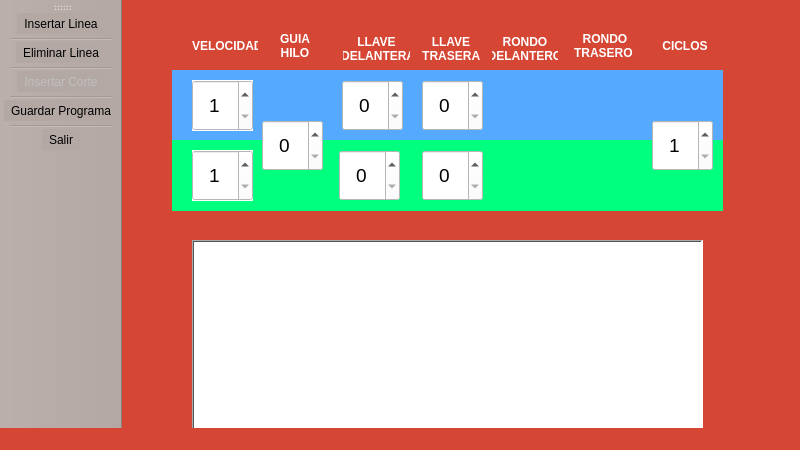
<?xml version="1.0" encoding="UTF-8"?>
<ui version="4.0">
 <class>moduloProgramacion</class>
 <widget class="QMainWindow" name="moduloProgramacion">
  <property name="geometry">
   <rect>
    <x>0</x>
    <y>0</y>
    <width>800</width>
    <height>450</height>
   </rect>
  </property>
  <property name="windowTitle">
   <string>MainWindow</string>
  </property>
  <property name="styleSheet">
   <string notr="true">background-color: rgb(214, 70, 53);</string>
  </property>
  <widget class="QWidget" name="centralwidget">
   <widget class="QWidget" name="widget" native="true">
    <property name="geometry">
     <rect>
      <x>50</x>
      <y>70</y>
      <width>551</width>
      <height>71</height>
     </rect>
    </property>
    <property name="styleSheet">
     <string notr="true">background-color: rgb(85, 170, 255);
border-color: rgb(0, 0, 0);</string>
    </property>
    <widget class="QSpinBox" name="spinBox">
     <property name="geometry">
      <rect>
       <x>20</x>
       <y>10</y>
       <width>61</width>
       <height>51</height>
      </rect>
     </property>
     <property name="sizePolicy">
      <sizepolicy hsizetype="Minimum" vsizetype="Fixed">
       <horstretch>0</horstretch>
       <verstretch>0</verstretch>
      </sizepolicy>
     </property>
     <property name="minimumSize">
      <size>
       <width>51</width>
       <height>41</height>
      </size>
     </property>
     <property name="maximumSize">
      <size>
       <width>16777215</width>
       <height>16777215</height>
      </size>
     </property>
     <property name="font">
      <font>
       <pointsize>14</pointsize>
      </font>
     </property>
     <property name="layoutDirection">
      <enum>Qt::LeftToRight</enum>
     </property>
     <property name="autoFillBackground">
      <bool>true</bool>
     </property>
     <property name="styleSheet">
      <string notr="true">background-color: rgb(255, 255, 255);</string>
     </property>
     <property name="wrapping">
      <bool>false</bool>
     </property>
     <property name="frame">
      <bool>true</bool>
     </property>
     <property name="alignment">
      <set>Qt::AlignCenter</set>
     </property>
     <property name="readOnly">
      <bool>false</bool>
     </property>
     <property name="buttonSymbols">
      <enum>QAbstractSpinBox::UpDownArrows</enum>
     </property>
     <property name="correctionMode">
      <enum>QAbstractSpinBox::CorrectToPreviousValue</enum>
     </property>
     <property name="keyboardTracking">
      <bool>true</bool>
     </property>
     <property name="minimum">
      <number>1</number>
     </property>
     <property name="maximum">
      <number>7</number>
     </property>
     <property name="displayIntegerBase" stdset="0">
      <number>10</number>
     </property>
    </widget>
    <widget class="QSpinBox" name="spinBox_7">
     <property name="geometry">
      <rect>
       <x>250</x>
       <y>10</y>
       <width>61</width>
       <height>51</height>
      </rect>
     </property>
     <property name="sizePolicy">
      <sizepolicy hsizetype="Minimum" vsizetype="Fixed">
       <horstretch>0</horstretch>
       <verstretch>0</verstretch>
      </sizepolicy>
     </property>
     <property name="minimumSize">
      <size>
       <width>51</width>
       <height>41</height>
      </size>
     </property>
     <property name="maximumSize">
      <size>
       <width>16777215</width>
       <height>16777215</height>
      </size>
     </property>
     <property name="font">
      <font>
       <pointsize>14</pointsize>
      </font>
     </property>
     <property name="layoutDirection">
      <enum>Qt::LeftToRight</enum>
     </property>
     <property name="autoFillBackground">
      <bool>false</bool>
     </property>
     <property name="styleSheet">
      <string notr="true">background-color: rgb(255, 255, 255);</string>
     </property>
     <property name="wrapping">
      <bool>false</bool>
     </property>
     <property name="frame">
      <bool>true</bool>
     </property>
     <property name="alignment">
      <set>Qt::AlignCenter</set>
     </property>
     <property name="readOnly">
      <bool>false</bool>
     </property>
     <property name="buttonSymbols">
      <enum>QAbstractSpinBox::UpDownArrows</enum>
     </property>
     <property name="correctionMode">
      <enum>QAbstractSpinBox::CorrectToPreviousValue</enum>
     </property>
     <property name="keyboardTracking">
      <bool>true</bool>
     </property>
     <property name="minimum">
      <number>0</number>
     </property>
     <property name="maximum">
      <number>1</number>
     </property>
     <property name="displayIntegerBase" stdset="0">
      <number>10</number>
     </property>
    </widget>
    <widget class="QSpinBox" name="spinBox_5">
     <property name="geometry">
      <rect>
       <x>170</x>
       <y>10</y>
       <width>61</width>
       <height>51</height>
      </rect>
     </property>
     <property name="sizePolicy">
      <sizepolicy hsizetype="Minimum" vsizetype="Fixed">
       <horstretch>0</horstretch>
       <verstretch>0</verstretch>
      </sizepolicy>
     </property>
     <property name="minimumSize">
      <size>
       <width>51</width>
       <height>41</height>
      </size>
     </property>
     <property name="maximumSize">
      <size>
       <width>16777215</width>
       <height>16777215</height>
      </size>
     </property>
     <property name="font">
      <font>
       <pointsize>14</pointsize>
      </font>
     </property>
     <property name="layoutDirection">
      <enum>Qt::LeftToRight</enum>
     </property>
     <property name="autoFillBackground">
      <bool>false</bool>
     </property>
     <property name="styleSheet">
      <string notr="true">background-color: rgb(255, 255, 255);</string>
     </property>
     <property name="wrapping">
      <bool>false</bool>
     </property>
     <property name="frame">
      <bool>true</bool>
     </property>
     <property name="alignment">
      <set>Qt::AlignCenter</set>
     </property>
     <property name="readOnly">
      <bool>false</bool>
     </property>
     <property name="buttonSymbols">
      <enum>QAbstractSpinBox::UpDownArrows</enum>
     </property>
     <property name="correctionMode">
      <enum>QAbstractSpinBox::CorrectToPreviousValue</enum>
     </property>
     <property name="keyboardTracking">
      <bool>true</bool>
     </property>
     <property name="minimum">
      <number>0</number>
     </property>
     <property name="maximum">
      <number>1</number>
     </property>
     <property name="displayIntegerBase" stdset="0">
      <number>10</number>
     </property>
    </widget>
    <zorder>spinBox_7</zorder>
    <zorder>spinBox_5</zorder>
    <zorder>spinBox</zorder>
   </widget>
   <widget class="QWidget" name="widget_2" native="true">
    <property name="geometry">
     <rect>
      <x>50</x>
      <y>140</y>
      <width>551</width>
      <height>71</height>
     </rect>
    </property>
    <property name="styleSheet">
     <string notr="true">background-color: rgb(0, 255, 127);
border-color: rgb(0, 0, 0);</string>
    </property>
    <widget class="QSpinBox" name="spinBox_6">
     <property name="geometry">
      <rect>
       <x>167</x>
       <y>10</y>
       <width>61</width>
       <height>51</height>
      </rect>
     </property>
     <property name="sizePolicy">
      <sizepolicy hsizetype="Minimum" vsizetype="Fixed">
       <horstretch>0</horstretch>
       <verstretch>0</verstretch>
      </sizepolicy>
     </property>
     <property name="minimumSize">
      <size>
       <width>51</width>
       <height>41</height>
      </size>
     </property>
     <property name="maximumSize">
      <size>
       <width>16777215</width>
       <height>16777215</height>
      </size>
     </property>
     <property name="font">
      <font>
       <pointsize>14</pointsize>
      </font>
     </property>
     <property name="layoutDirection">
      <enum>Qt::LeftToRight</enum>
     </property>
     <property name="autoFillBackground">
      <bool>false</bool>
     </property>
     <property name="styleSheet">
      <string notr="true">background-color: rgb(255, 255, 255);</string>
     </property>
     <property name="wrapping">
      <bool>false</bool>
     </property>
     <property name="frame">
      <bool>true</bool>
     </property>
     <property name="alignment">
      <set>Qt::AlignCenter</set>
     </property>
     <property name="readOnly">
      <bool>false</bool>
     </property>
     <property name="buttonSymbols">
      <enum>QAbstractSpinBox::UpDownArrows</enum>
     </property>
     <property name="correctionMode">
      <enum>QAbstractSpinBox::CorrectToPreviousValue</enum>
     </property>
     <property name="keyboardTracking">
      <bool>true</bool>
     </property>
     <property name="minimum">
      <number>0</number>
     </property>
     <property name="maximum">
      <number>1</number>
     </property>
     <property name="displayIntegerBase" stdset="0">
      <number>10</number>
     </property>
    </widget>
    <widget class="QSpinBox" name="spinBox_8">
     <property name="geometry">
      <rect>
       <x>250</x>
       <y>10</y>
       <width>61</width>
       <height>51</height>
      </rect>
     </property>
     <property name="sizePolicy">
      <sizepolicy hsizetype="Minimum" vsizetype="Fixed">
       <horstretch>0</horstretch>
       <verstretch>0</verstretch>
      </sizepolicy>
     </property>
     <property name="minimumSize">
      <size>
       <width>51</width>
       <height>41</height>
      </size>
     </property>
     <property name="maximumSize">
      <size>
       <width>16777215</width>
       <height>16777215</height>
      </size>
     </property>
     <property name="font">
      <font>
       <pointsize>14</pointsize>
      </font>
     </property>
     <property name="layoutDirection">
      <enum>Qt::LeftToRight</enum>
     </property>
     <property name="autoFillBackground">
      <bool>false</bool>
     </property>
     <property name="styleSheet">
      <string notr="true">background-color: rgb(255, 255, 255);</string>
     </property>
     <property name="wrapping">
      <bool>false</bool>
     </property>
     <property name="frame">
      <bool>true</bool>
     </property>
     <property name="alignment">
      <set>Qt::AlignCenter</set>
     </property>
     <property name="readOnly">
      <bool>false</bool>
     </property>
     <property name="buttonSymbols">
      <enum>QAbstractSpinBox::UpDownArrows</enum>
     </property>
     <property name="correctionMode">
      <enum>QAbstractSpinBox::CorrectToPreviousValue</enum>
     </property>
     <property name="keyboardTracking">
      <bool>true</bool>
     </property>
     <property name="minimum">
      <number>0</number>
     </property>
     <property name="maximum">
      <number>1</number>
     </property>
     <property name="displayIntegerBase" stdset="0">
      <number>10</number>
     </property>
    </widget>
    <widget class="QSpinBox" name="spinBox_2">
     <property name="geometry">
      <rect>
       <x>20</x>
       <y>10</y>
       <width>61</width>
       <height>51</height>
      </rect>
     </property>
     <property name="sizePolicy">
      <sizepolicy hsizetype="Minimum" vsizetype="Fixed">
       <horstretch>0</horstretch>
       <verstretch>0</verstretch>
      </sizepolicy>
     </property>
     <property name="minimumSize">
      <size>
       <width>51</width>
       <height>41</height>
      </size>
     </property>
     <property name="maximumSize">
      <size>
       <width>16777215</width>
       <height>16777215</height>
      </size>
     </property>
     <property name="font">
      <font>
       <pointsize>14</pointsize>
      </font>
     </property>
     <property name="layoutDirection">
      <enum>Qt::LeftToRight</enum>
     </property>
     <property name="autoFillBackground">
      <bool>true</bool>
     </property>
     <property name="styleSheet">
      <string notr="true">background-color: rgb(255, 255, 255);</string>
     </property>
     <property name="wrapping">
      <bool>false</bool>
     </property>
     <property name="frame">
      <bool>true</bool>
     </property>
     <property name="alignment">
      <set>Qt::AlignCenter</set>
     </property>
     <property name="readOnly">
      <bool>false</bool>
     </property>
     <property name="buttonSymbols">
      <enum>QAbstractSpinBox::UpDownArrows</enum>
     </property>
     <property name="correctionMode">
      <enum>QAbstractSpinBox::CorrectToPreviousValue</enum>
     </property>
     <property name="keyboardTracking">
      <bool>true</bool>
     </property>
     <property name="minimum">
      <number>1</number>
     </property>
     <property name="maximum">
      <number>7</number>
     </property>
     <property name="displayIntegerBase" stdset="0">
      <number>10</number>
     </property>
    </widget>
    <zorder>spinBox_2</zorder>
    <zorder>spinBox_6</zorder>
    <zorder>spinBox_8</zorder>
   </widget>
   <widget class="QSpinBox" name="spinBox_3">
    <property name="geometry">
     <rect>
      <x>140</x>
      <y>120</y>
      <width>61</width>
      <height>51</height>
     </rect>
    </property>
    <property name="sizePolicy">
     <sizepolicy hsizetype="Minimum" vsizetype="Fixed">
      <horstretch>0</horstretch>
      <verstretch>0</verstretch>
     </sizepolicy>
    </property>
    <property name="minimumSize">
     <size>
      <width>51</width>
      <height>41</height>
     </size>
    </property>
    <property name="maximumSize">
     <size>
      <width>16777215</width>
      <height>16777215</height>
     </size>
    </property>
    <property name="font">
     <font>
      <pointsize>14</pointsize>
     </font>
    </property>
    <property name="layoutDirection">
     <enum>Qt::LeftToRight</enum>
    </property>
    <property name="autoFillBackground">
     <bool>false</bool>
    </property>
    <property name="styleSheet">
     <string notr="true">background-color: rgb(255, 255, 255);</string>
    </property>
    <property name="wrapping">
     <bool>false</bool>
    </property>
    <property name="frame">
     <bool>true</bool>
    </property>
    <property name="alignment">
     <set>Qt::AlignCenter</set>
    </property>
    <property name="readOnly">
     <bool>false</bool>
    </property>
    <property name="buttonSymbols">
     <enum>QAbstractSpinBox::UpDownArrows</enum>
    </property>
    <property name="correctionMode">
     <enum>QAbstractSpinBox::CorrectToPreviousValue</enum>
    </property>
    <property name="keyboardTracking">
     <bool>true</bool>
    </property>
    <property name="minimum">
     <number>0</number>
    </property>
    <property name="maximum">
     <number>4</number>
    </property>
    <property name="displayIntegerBase" stdset="0">
     <number>10</number>
    </property>
   </widget>
   <widget class="QSpinBox" name="spinBox_17">
    <property name="geometry">
     <rect>
      <x>530</x>
      <y>120</y>
      <width>61</width>
      <height>51</height>
     </rect>
    </property>
    <property name="sizePolicy">
     <sizepolicy hsizetype="Minimum" vsizetype="Fixed">
      <horstretch>0</horstretch>
      <verstretch>0</verstretch>
     </sizepolicy>
    </property>
    <property name="minimumSize">
     <size>
      <width>51</width>
      <height>41</height>
     </size>
    </property>
    <property name="maximumSize">
     <size>
      <width>16777215</width>
      <height>16777215</height>
     </size>
    </property>
    <property name="font">
     <font>
      <pointsize>14</pointsize>
     </font>
    </property>
    <property name="layoutDirection">
     <enum>Qt::LeftToRight</enum>
    </property>
    <property name="autoFillBackground">
     <bool>false</bool>
    </property>
    <property name="styleSheet">
     <string notr="true">background-color: rgb(255, 255, 255);</string>
    </property>
    <property name="wrapping">
     <bool>false</bool>
    </property>
    <property name="frame">
     <bool>true</bool>
    </property>
    <property name="alignment">
     <set>Qt::AlignCenter</set>
    </property>
    <property name="readOnly">
     <bool>false</bool>
    </property>
    <property name="buttonSymbols">
     <enum>QAbstractSpinBox::UpDownArrows</enum>
    </property>
    <property name="correctionMode">
     <enum>QAbstractSpinBox::CorrectToPreviousValue</enum>
    </property>
    <property name="keyboardTracking">
     <bool>true</bool>
    </property>
    <property name="minimum">
     <number>1</number>
    </property>
    <property name="maximum">
     <number>100</number>
    </property>
    <property name="displayIntegerBase" stdset="0">
     <number>10</number>
    </property>
   </widget>
   <widget class="QTableWidget" name="tableWidget">
    <property name="geometry">
     <rect>
      <x>70</x>
      <y>240</y>
      <width>511</width>
      <height>221</height>
     </rect>
    </property>
    <property name="styleSheet">
     <string notr="true">background-color: rgb(255, 255, 255);</string>
    </property>
    <property name="inputMethodHints">
     <set>Qt::ImhDigitsOnly</set>
    </property>
    <property name="frameShape">
     <enum>QFrame::WinPanel</enum>
    </property>
    <property name="frameShadow">
     <enum>QFrame::Sunken</enum>
    </property>
    <property name="lineWidth">
     <number>0</number>
    </property>
    <property name="horizontalScrollBarPolicy">
     <enum>Qt::ScrollBarAlwaysOff</enum>
    </property>
    <property name="editTriggers">
     <set>QAbstractItemView::AnyKeyPressed|QAbstractItemView::CurrentChanged|QAbstractItemView::EditKeyPressed</set>
    </property>
    <property name="alternatingRowColors">
     <bool>true</bool>
    </property>
    <property name="selectionBehavior">
     <enum>QAbstractItemView::SelectRows</enum>
    </property>
    <property name="textElideMode">
     <enum>Qt::ElideMiddle</enum>
    </property>
    <attribute name="horizontalHeaderVisible">
     <bool>false</bool>
    </attribute>
    <attribute name="horizontalHeaderDefaultSectionSize">
     <number>70</number>
    </attribute>
    <column>
     <property name="text">
      <string>VELOCIDAD</string>
     </property>
     <property name="textAlignment">
      <set>AlignHCenter|AlignVCenter|AlignCenter</set>
     </property>
    </column>
    <column>
     <property name="text">
      <string>GUIA HILO</string>
     </property>
     <property name="textAlignment">
      <set>AlignHCenter|AlignVCenter|AlignCenter</set>
     </property>
    </column>
    <column>
     <property name="text">
      <string>LLAVE DELANTERA</string>
     </property>
     <property name="textAlignment">
      <set>AlignHCenter|AlignVCenter|AlignCenter</set>
     </property>
    </column>
    <column>
     <property name="text">
      <string>LLAVE TRASERA</string>
     </property>
     <property name="textAlignment">
      <set>AlignHCenter|AlignVCenter|AlignCenter</set>
     </property>
    </column>
    <column>
     <property name="text">
      <string>RONDO IZQUIERDO</string>
     </property>
     <property name="textAlignment">
      <set>AlignHCenter|AlignVCenter|AlignCenter</set>
     </property>
    </column>
    <column>
     <property name="text">
      <string>RONDO DERECHO</string>
     </property>
     <property name="textAlignment">
      <set>AlignHCenter|AlignVCenter|AlignCenter</set>
     </property>
    </column>
    <column>
     <property name="text">
      <string>CICLO</string>
     </property>
     <property name="textAlignment">
      <set>AlignHCenter|AlignVCenter|AlignCenter</set>
     </property>
    </column>
   </widget>
   <widget class="QLabel" name="label_3">
    <property name="geometry">
     <rect>
      <x>221</x>
      <y>33</y>
      <width>67</width>
      <height>31</height>
     </rect>
    </property>
    <property name="minimumSize">
     <size>
      <width>66</width>
      <height>31</height>
     </size>
    </property>
    <property name="font">
     <font>
      <weight>75</weight>
      <bold>true</bold>
     </font>
    </property>
    <property name="styleSheet">
     <string notr="true">color: rgb(255, 255, 255);</string>
    </property>
    <property name="text">
     <string>LLAVE
 DELANTERA</string>
    </property>
    <property name="alignment">
     <set>Qt::AlignCenter</set>
    </property>
   </widget>
   <widget class="QLabel" name="label_2">
    <property name="geometry">
     <rect>
      <x>140</x>
      <y>30</y>
      <width>66</width>
      <height>31</height>
     </rect>
    </property>
    <property name="minimumSize">
     <size>
      <width>66</width>
      <height>31</height>
     </size>
    </property>
    <property name="font">
     <font>
      <weight>75</weight>
      <bold>true</bold>
     </font>
    </property>
    <property name="styleSheet">
     <string notr="true">color: rgb(255, 255, 255);</string>
    </property>
    <property name="text">
     <string>GUIA
    HILO    </string>
    </property>
    <property name="alignment">
     <set>Qt::AlignCenter</set>
    </property>
   </widget>
   <widget class="QLabel" name="label_4">
    <property name="geometry">
     <rect>
      <x>296</x>
      <y>33</y>
      <width>66</width>
      <height>31</height>
     </rect>
    </property>
    <property name="minimumSize">
     <size>
      <width>66</width>
      <height>31</height>
     </size>
    </property>
    <property name="font">
     <font>
      <weight>75</weight>
      <bold>true</bold>
     </font>
    </property>
    <property name="styleSheet">
     <string notr="true">color: rgb(255, 255, 255);</string>
    </property>
    <property name="text">
     <string>LLAVE
 TRASERA </string>
    </property>
    <property name="alignment">
     <set>Qt::AlignCenter</set>
    </property>
   </widget>
   <widget class="QLabel" name="label">
    <property name="geometry">
     <rect>
      <x>70</x>
      <y>30</y>
      <width>66</width>
      <height>31</height>
     </rect>
    </property>
    <property name="minimumSize">
     <size>
      <width>66</width>
      <height>31</height>
     </size>
    </property>
    <property name="font">
     <font>
      <weight>75</weight>
      <bold>true</bold>
     </font>
    </property>
    <property name="styleSheet">
     <string notr="true">color: rgb(255, 255, 255);</string>
    </property>
    <property name="text">
     <string>VELOCIDAD </string>
    </property>
   </widget>
   <widget class="QLabel" name="label_9">
    <property name="geometry">
     <rect>
      <x>530</x>
      <y>30</y>
      <width>66</width>
      <height>31</height>
     </rect>
    </property>
    <property name="minimumSize">
     <size>
      <width>66</width>
      <height>31</height>
     </size>
    </property>
    <property name="font">
     <font>
      <weight>75</weight>
      <bold>true</bold>
     </font>
    </property>
    <property name="styleSheet">
     <string notr="true">color: rgb(255, 255, 255);</string>
    </property>
    <property name="text">
     <string>CICLOS</string>
    </property>
    <property name="alignment">
     <set>Qt::AlignCenter</set>
    </property>
   </widget>
   <widget class="QLabel" name="label_7">
    <property name="geometry">
     <rect>
      <x>370</x>
      <y>33</y>
      <width>66</width>
      <height>31</height>
     </rect>
    </property>
    <property name="minimumSize">
     <size>
      <width>66</width>
      <height>31</height>
     </size>
    </property>
    <property name="font">
     <font>
      <weight>75</weight>
      <bold>true</bold>
     </font>
    </property>
    <property name="styleSheet">
     <string notr="true">color: rgb(255, 255, 255);</string>
    </property>
    <property name="text">
     <string>RONDO 
DELANTERO</string>
    </property>
    <property name="alignment">
     <set>Qt::AlignCenter</set>
    </property>
   </widget>
   <widget class="QLabel" name="label_8">
    <property name="geometry">
     <rect>
      <x>450</x>
      <y>30</y>
      <width>66</width>
      <height>31</height>
     </rect>
    </property>
    <property name="minimumSize">
     <size>
      <width>66</width>
      <height>31</height>
     </size>
    </property>
    <property name="font">
     <font>
      <weight>75</weight>
      <bold>true</bold>
     </font>
    </property>
    <property name="styleSheet">
     <string notr="true">color: rgb(255, 255, 255);</string>
    </property>
    <property name="text">
     <string>RONDO
TRASERO </string>
    </property>
    <property name="alignment">
     <set>Qt::AlignCenter</set>
    </property>
   </widget>
   <zorder>tableWidget</zorder>
   <zorder>label_3</zorder>
   <zorder>label_2</zorder>
   <zorder>label_4</zorder>
   <zorder>label</zorder>
   <zorder>label_9</zorder>
   <zorder>label_7</zorder>
   <zorder>label_8</zorder>
   <zorder>widget</zorder>
   <zorder>widget_2</zorder>
   <zorder>spinBox_3</zorder>
   <zorder>spinBox_17</zorder>
  </widget>
  <widget class="QToolBar" name="toolBar">
   <property name="enabled">
    <bool>true</bool>
   </property>
   <property name="windowTitle">
    <string>toolBar</string>
   </property>
   <property name="styleSheet">
    <string notr="true">background-color: rgb(180, 168, 165);</string>
   </property>
   <property name="movable">
    <bool>true</bool>
   </property>
   <property name="allowedAreas">
    <set>Qt::NoToolBarArea</set>
   </property>
   <property name="iconSize">
    <size>
     <width>100</width>
     <height>50</height>
    </size>
   </property>
   <property name="toolButtonStyle">
    <enum>Qt::ToolButtonTextUnderIcon</enum>
   </property>
   <attribute name="toolBarArea">
    <enum>LeftToolBarArea</enum>
   </attribute>
   <attribute name="toolBarBreak">
    <bool>false</bool>
   </attribute>
   <addaction name="actionInsertar_Linea"/>
   <addaction name="separator"/>
   <addaction name="actionEliminar_Linea"/>
   <addaction name="separator"/>
   <addaction name="actionInsertar_Corte"/>
   <addaction name="separator"/>
   <addaction name="actionGuardar_Programa"/>
   <addaction name="separator"/>
   <addaction name="actionSalir"/>
  </widget>
  <widget class="QStatusBar" name="statusBar"/>
  <action name="actionInsertar_Linea">
   <property name="checkable">
    <bool>false</bool>
   </property>
   <property name="icon">
    <iconset resource="../../IMAGENES/Imagenes.qrc">
     <normaloff>:/insertar.png</normaloff>:/insertar.png</iconset>
   </property>
   <property name="text">
    <string>Insertar Linea</string>
   </property>
  </action>
  <action name="actionEliminar_Linea">
   <property name="icon">
    <iconset resource="../../IMAGENES/Imagenes.qrc">
     <normaloff>:/eliminar.png</normaloff>:/eliminar.png</iconset>
   </property>
   <property name="text">
    <string>Eliminar Linea</string>
   </property>
  </action>
  <action name="actionGuardar_Programa">
   <property name="icon">
    <iconset resource="../../IMAGENES/Imagenes.qrc">
     <normaloff>:/guardar.png</normaloff>:/guardar.png</iconset>
   </property>
   <property name="text">
    <string>Guardar Programa</string>
   </property>
  </action>
  <action name="actionSalir">
   <property name="icon">
    <iconset resource="../../IMAGENES/Imagenes.qrc">
     <normaloff>:/exit.png</normaloff>:/exit.png</iconset>
   </property>
   <property name="text">
    <string>Salir</string>
   </property>
  </action>
  <action name="actionInsertar_Corte">
   <property name="enabled">
    <bool>false</bool>
   </property>
   <property name="icon">
    <iconset resource="../../IMAGENES/Imagenes.qrc">
     <normaloff>:/CARGAR.png</normaloff>:/CARGAR.png</iconset>
   </property>
   <property name="text">
    <string>Insertar Corte</string>
   </property>
  </action>
 </widget>
 <resources>
  <include location="../../IMAGENES/Imagenes.qrc"/>
 </resources>
 <connections/>
</ui>
